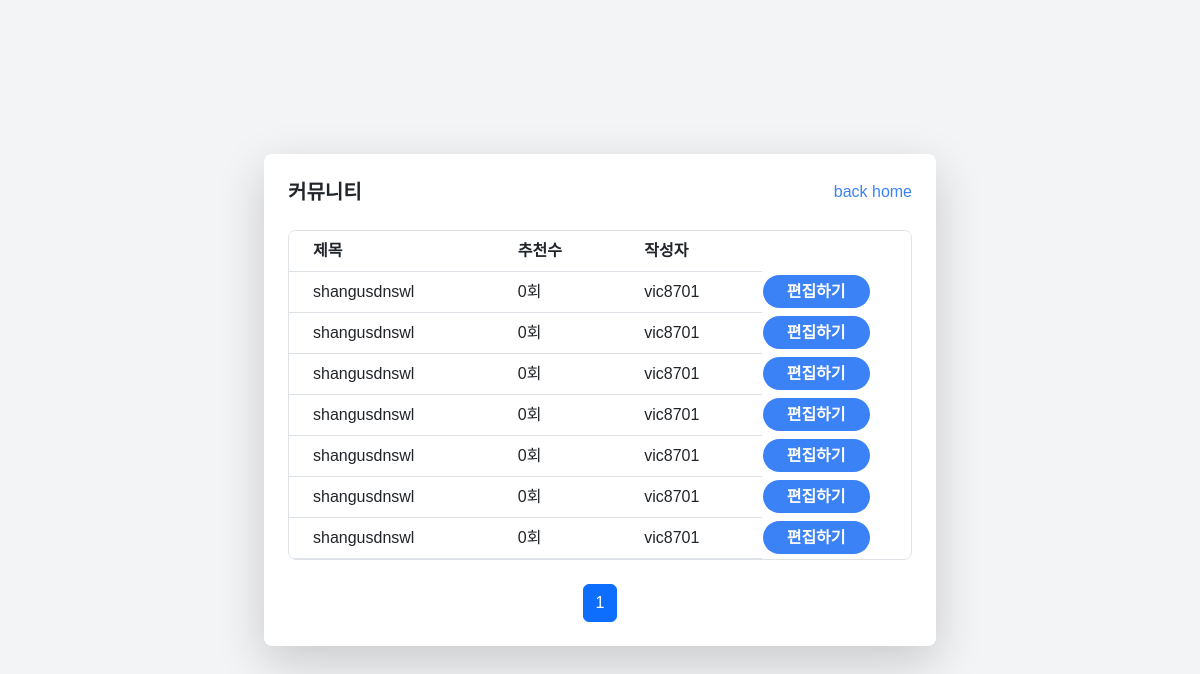
Before: /post (signed in) with the older database file.
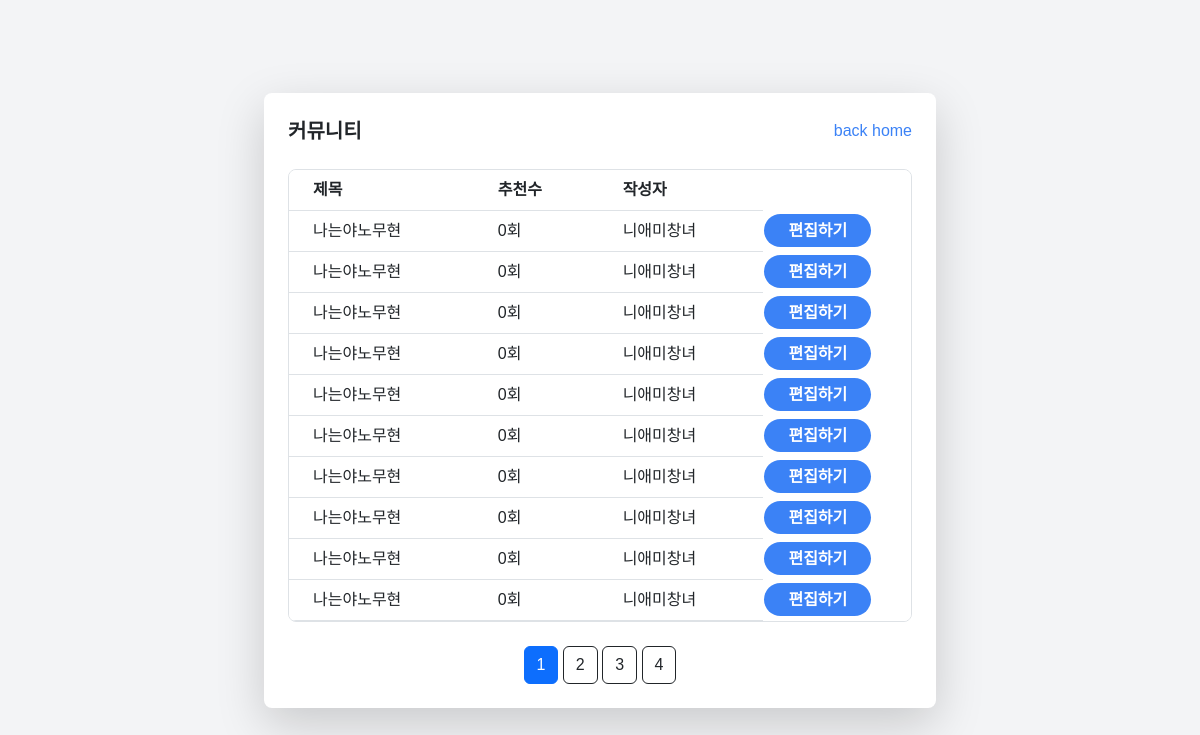
After: the same page with the newer database file.
### tables this page shows
CREATE TABLE post
                        (id INTEGER PRIMARY KEY AUTOINCREMENT, title text, content text, date text, writerid text, up integer, down integer, views integer);

### web.py (the view)
@app.route('/post', methods=['GET'])
def post_page():
    page = request.args.get('page')
    if page is None:
        page = 1
    else:
        page = int(page)
    all_posts = module_db.get_all_posts()
    posts = all_posts[(page-1)*10:page*10]
    o_lenpage = int(len(all_posts) / 10 + 1)
    print(o_lenpage)
    lenpage = range(1, o_lenpage+1)
    if o_lenpage > 6:
        if page < 4:
            r_lenpage = lenpage[:6]
        else:
            r_lenpage = lenpage[int(page)-3:int(page)+3]
    else:
        r_lenpage = lenpage
    print(lenpage)
    print(session.get('id'))
    return render_template('post.html', posts=posts, lenpage=r_lenpage, page=page, username=session.get('id'), admin=module_db.check_admin(session.get('id')))

### db/module_db.py (called while the page is built)
def check_admin(id):
    conn = sqlite3.connect(db_path)
    cursor = conn.cursor()
    cursor.execute("SELECT * FROM user WHERE id=?", (id,))
    result = cursor.fetchone()
    conn.close()
    if result[5] == 1:
        return True
    else:
        return False

def get_all_posts():
    conn = sqlite3.connect(db_path)
    cursor = conn.cursor()
    cursor.execute("SELECT * FROM post ORDER BY id DESC")
    result = cursor.fetchall()
    conn.close()
    return result

### templates/post.html (shortened to what this page needs)
<!DOCTYPE html>
<html lang="en">
<head>
    <script src="https://cdn.tailwindcss.com"></script>
    <link href="https://cdn.jsdelivr.net/npm/bootstrap@5.3.3/dist/css/bootstrap.min.css" rel="stylesheet">
</head>
<body class="bg-gray-100 flex items-center justify-center min-h-screen">
    <div class="bg-white shadow-lg rounded-lg p-6 w-full max-w-2xl">
        <div class="flex justify-between items-center mb-4">
            <h1 class="text-xl font-bold">커뮤니티</h1>
            <a href="/" class="text-blue-500 hover:underline">back home</a>
        </div>
        <div class="border rounded-lg overflow-hidden">
            <table class="min-w-full bg-white">
                <thead>
                    <tr>
                        <th class="py-2 px-4 border-b">제목</th>
                        <th class="py-2 px-4 border-b">추천수</th>
                        <th class="py-2 px-4 border-b">작성자</th>
                    </tr>
                </thead>
                <tbody>
                    {% for data in posts %}
                    <tr>
                        <td class="py-2 px-4 border-b"><a href="{{ url_for('post_page', id=data[0]) }}">{{ data[1] }}</a></td>
                        <td class="py-2 px-4 border-b">{{ data[-3] }}회</td>
                        <td class="py-2 px-4 border-b">{{ data[-4] }}</td>
                        {% if username == data[-4] or admin %}
                        <td>
                            <a href="{{ url_for('notice_delete', id=data[0]) }}" class="bg-blue-500 hover:bg-blue-700 text-white font-bold py-2 px-4 rounded-full">편집하기</a>
                        </td>
                        {% endif %}
                    </tr>
                    {% endfor %}
                </tbody>
            </table>
        </div>
        <br />
        <div class='atag'>
            {% for i in lenpage %}
            {% if i == page %}
            <a href="/post?page={{ i }}" class="btn btn-primary">{{ i }}</a>
            {% else %}
            <a href="/post?page={{ i }}" class="btn btn-outline-dark">{{ i }}</a>
            {% endif %}
            {% endfor %}
        </div>
    </div>
</body>
</html>

Changed rows visible on the page:
no longer on this page (row unchanged): post: title "shangusdnswl", up "0", writerid "vic8701"
no longer on this page (row unchanged): post: title "shangusdnswl", up "0", writerid "vic8701"
no longer on this page (row unchanged): post: title "shangusdnswl", up "0", writerid "vic8701"
no longer on this page (row unchanged): post: title "shangusdnswl", up "0", writerid "vic8701"
no longer on this page (row unchanged): post: title "shangusdnswl", up "0", writerid "vic8701"
no longer on this page (row unchanged): post: title "shangusdnswl", up "0", writerid "vic8701"
no longer on this page (row unchanged): post: title "shangusdnswl", up "0", writerid "vic8701"
added post: title "나는야노무현", up "0", writerid "니애미창녀"
added post: title "나는야노무현", up "0", writerid "니애미창녀"
added post: title "나는야노무현", up "0", writerid "니애미창녀"
added post: title "나는야노무현", up "0", writerid "니애미창녀"
added post: title "나는야노무현", up "0", writerid "니애미창녀"
added post: title "나는야노무현", up "0", writerid "니애미창녀"
added post: title "나는야노무현", up "0", writerid "니애미창녀"
added post: title "나는야노무현", up "0", writerid "니애미창녀"
added post: title "나는야노무현", up "0", writerid "니애미창녀"
added post: title "나는야노무현", up "0", writerid "니애미창녀"
Other visible differences:
new list line: "2"
new list line: "3"
new list line: "4"
